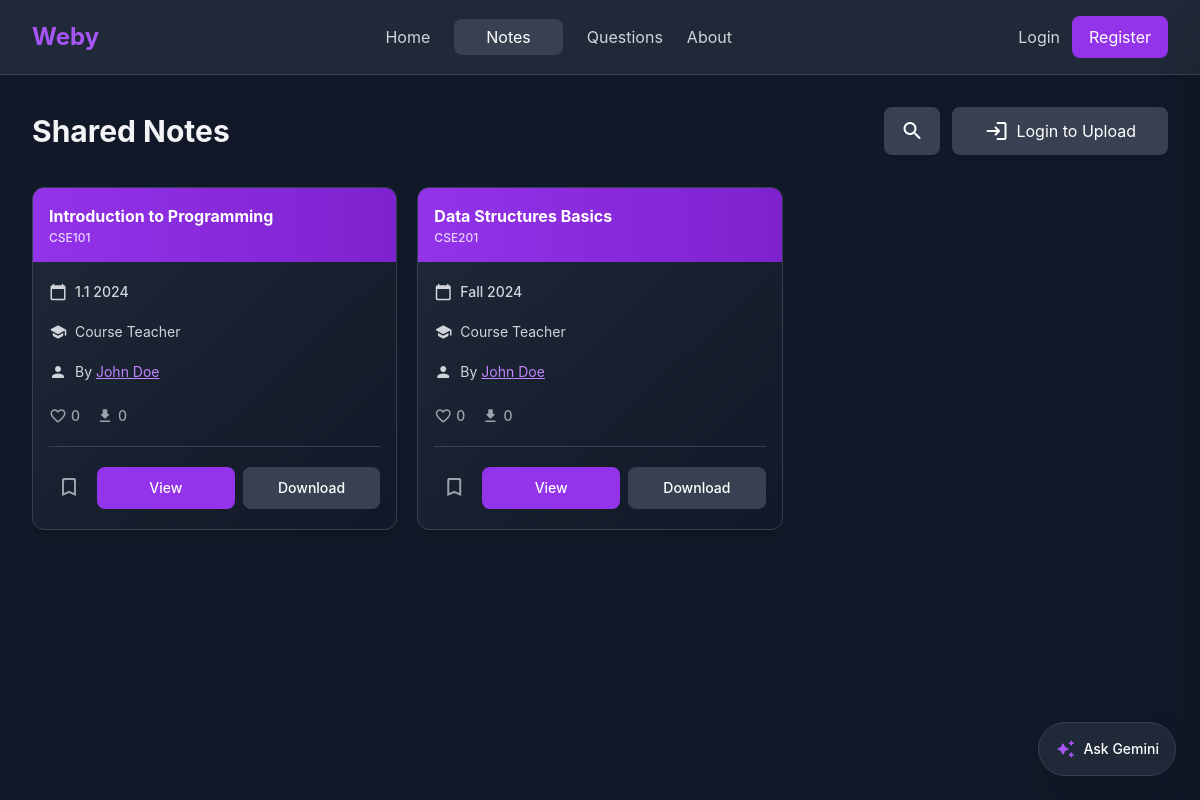
/notes.php, run on the app's committed database.
### tables this page shows
CREATE TABLE IF NOT EXISTS notes (
    id INT AUTO_INCREMENT PRIMARY KEY,
    user_id INT NOT NULL,
    title VARCHAR(255) NOT NULL,
    course_code VARCHAR(50) NOT NULL,
    teacher_name VARCHAR(100) DEFAULT NULL,
    semester VARCHAR(10) NOT NULL,
    year INT NOT NULL,
    file_path VARCHAR(255) NOT NULL,
    
     
    is_public TINYINT(1) DEFAULT 1,
    
    created_at TIMESTAMP DEFAULT CURRENT_TIMESTAMP,
    FOREIGN KEY (user_id) REFERENCES users(id) ON DELETE CASCADE,
    INDEX idx_user_id (user_id),
    INDEX idx_semester_year (semester, year),
    INDEX idx_course_code (course_code)
);

CREATE TABLE IF NOT EXISTS users (
    id INT AUTO_INCREMENT PRIMARY KEY,
    name VARCHAR(100) NOT NULL,
    email VARCHAR(100) NOT NULL UNIQUE,
    password VARCHAR(255) NOT NULL,
    department VARCHAR(100) DEFAULT NULL,
    avatar VARCHAR(255) DEFAULT 'default.png',
    
     
    batch VARCHAR(10) DEFAULT NULL,
    section VARCHAR(10) DEFAULT NULL,
    student_id VARCHAR(50) DEFAULT NULL,
    
     
    github_url VARCHAR(255) DEFAULT NULL,
    linkedin_url VARCHAR(255) DEFAULT NULL,
    gmail VARCHAR(100) DEFAULT NULL,
    
     
    show_student_id TINYINT(1) DEFAULT 1,
    show_github TINYINT(1) DEFAULT 1,
    show_linkedin TINYINT(1) DEFAULT 1,
    show_email TINYINT(1) DEFAULT 1,
    show_gmail TINYINT(1) DEFAULT 1,
    
    created_at TIMESTAMP DEFAULT CURRENT_TIMESTAMP
);

### functions.php (called while the page is built, shortened)
<?php
function isLoggedIn() {
    return isset($_SESSION['user_id']);
}
function getUploaderName($user_id) {
    global $pdo;
    $stmt = $pdo->prepare("SELECT name FROM users WHERE id = ?");
    $stmt->execute([$user_id]);
    $user = $stmt->fetch();
    return $user ? $user['name'] : 'Unknown';
}
function getLikeCount($resource_id, $resource_type) {
    global $pdo;
    $stmt = $pdo->prepare("SELECT COUNT(*) FROM likes WHERE resource_id = ? AND resource_type = ?");
    $stmt->execute([$resource_id, $resource_type]);
    return $stmt->fetchColumn();
}
function getDownloadCount($resource_id, $resource_type) {
    global $pdo;
    $stmt = $pdo->prepare("SELECT COUNT(DISTINCT user_id) FROM downloads WHERE resource_id = ? AND resource_type = ?");
    $stmt->execute([$resource_id, $resource_type]);
    return $stmt->fetchColumn();
}
?>

### notes.php (the view, shortened to what this page needs)
<?php
require 'config.php';
require 'functions.php';
$isLoggedIn = isLoggedIn();
$sql = "SELECT * FROM notes WHERE is_public = 1";
$params = [];
$sql .= " ORDER BY created_at DESC";
$stmt = $pdo->prepare($sql);
$stmt->execute($params);
$notes = $stmt->fetchAll();
?>
<!DOCTYPE html>
<html lang="en" class="dark">
<head>
    <script src="https://cdn.tailwindcss.com"></script>
    <link rel="stylesheet" href="css/style.css">
    <link rel="stylesheet" href="css/animations.css">
</head>
<body class="bg-gray-900 text-gray-100 min-h-screen">
    <nav class="bg-gray-800 border-b border-gray-700 sticky top-0 z-50">
        <div class="w-full mx-auto px-8 py-4">
            <div class="flex justify-between items-center">
                <a href="index.php" class="text-2xl font-bold text-purple-500">Weby</a>
                <div class="hidden md:flex items-center gap-6">
                    <a href="index.php" class="text-gray-300 hover:text-white transition">Home</a>
                    <a href="notes.php" class="text-white bg-gray-700 px-8 py-1.5 rounded-lg">Notes</a>
                    <a href="questions.php" class="text-gray-300 hover:text-white transition">Questions</a>
                    <a href="about.php" class="text-gray-300 hover:text-white transition">About</a>
                </div>
                <div class="flex items-center gap-3">
                    <?php if ($isLoggedIn): ?>
                        <a href="profile.php#messages" class="relative text-gray-300 hover:text-white transition" title="Messages">
                            <span class="material-icons-round text-2xl">notifications</span>
                            <span id="messagesBadgeNav" class="absolute -top-1 -right-1 bg-red-500 text-white text-xs font-bold rounded-full h-5 w-5 flex items-center justify-center hidden animate-pulse">0</span>
                        </a>
                        <a href="profile.php" class="text-gray-300 hover:text-white flex items-center gap-2">
                            <span class="material-icons-round">person</span>
                            <span class="hidden md:inline"><?= htmlspecialchars($_SESSION['user_name']) ?></span>
                        </a>
                        <a href="logout.php" class="bg-red-600 hover:bg-[#0a0a2e] text-white px-4 py-2 rounded-lg transition text-sm border border-transparent hover:border-white">
                            Logout
                        </a>
                    <?php else: ?>
                        <a href="login.php" class="text-gray-300 hover:text-white">Login</a>
                        <a href="register.php" class="bg-purple-600 hover:bg-[#0a0a2e] text-white px-4 py-2 rounded-lg transition border border-transparent hover:border-white">
                            Register
                        </a>
                    <?php endif; ?>
                </div>
            </div>
        </div>
    </nav>
    <main class="w-full mx-auto px-8 py-8">
        <div class="flex flex-col md:flex-row justify-between items-center mb-8 gap-4">
            <h1 class="text-3xl font-bold">Shared Notes</h1>
            <div class="flex items-center gap-3">
                <button id="toggleSearchBtn" class="bg-gray-700 hover:bg-gray-600 text-white px-4 py-3 rounded-lg transition flex items-center justify-center">
                    <span class="material-icons-round">search</span>
                </button>
                <?php if ($isLoggedIn): ?>
                    <a href="upload-note.php" class="bg-purple-600 hover:bg-[#0a0a2e] text-white px-8 py-3 rounded-lg flex items-center gap-2 transition border border-transparent hover:border-white">
                        <span class="material-icons-round">upload</span>
                        Upload Note
                    </a>
                <?php else: ?>
                    <a href="login.php" class="bg-gray-700 hover:bg-gray-600 text-white px-8 py-3 rounded-lg flex items-center gap-2 transition">
                        <span class="material-icons-round">login</span>
                        Login to Upload
                    </a>
                <?php endif; ?>
            </div>
        </div>
        <?php if (empty($notes)): ?>
            <div class="text-center py-16">
                <span class="material-icons-round text-6xl text-gray-600 mb-4">folder_open</span>
                <p class="text-xl text-gray-400">No notes found. Be the first to upload!</p>
            </div>
        <?php else: ?>
            <div id="notesGrid" class="grid grid-cols-1 md:grid-cols-2 lg:grid-cols-3 gap-5">
                <?php foreach ($notes as $note): ?>
                    <?php
                        $uploaderName = getUploaderName($note['user_id']);
                        $likeCount = getLikeCount($note['id'], 'note');
                        $isLiked = $isLoggedIn && hasLiked($_SESSION['user_id'], $note['id'], 'note');
                        $isBookmarked = $isLoggedIn && hasBookmarked($_SESSION['user_id'], $note['id'], 'note');
                        $downloadCount = getDownloadCount($note['id'], 'note');
                    ?>
                    <div onclick="window.location.href='view.php?type=note&id=<?= $note['id'] ?>'" class="bg-gradient-to-br from-gray-800 to-gray-900 rounded-xl border border-gray-700 hover:border-purple-500 transition-all duration-300 overflow-hidden shadow-lg hover:shadow-purple-500/20 cursor-pointer card-animate hover-lift">
                        <div class="bg-gradient-to-r from-purple-600 to-purple-700 px-4 py-4">
                            <h3 class="text-base font-bold text-white line-clamp-1"><?= htmlspecialchars($note['title']) ?></h3>
                            <p class="text-purple-200 text-xs font-medium mt-0.5"><?= htmlspecialchars($note['course_code']) ?></p>
                        </div>
                        <div class="p-4">
                            <div class="flex items-center gap-2 mb-3 text-gray-300">
                                <span class="material-icons-round text-lg">calendar_today</span>
                                <span class="text-sm font-medium">
                                    <?php
                                    $semesterMap = [
                                        '2.1' => 'Fall', '2.2' => 'Spring',
                                        '3.1' => 'Fall', '3.2' => 'Spring',
                                        '4.1' => 'Fall', '4.2' => 'Spring'
                                    ];
                                    $semesterName = $semesterMap[$note['semester']] ?? $note['semester'];
                                    echo htmlspecialchars($semesterName . ' ' . $note['year']);
                                    ?>
                                </span>
                            </div>
                            <div class="flex items-center gap-2 mb-3 text-gray-300">
                                <span class="material-icons-round text-lg">school</span>
                                <span class="text-sm"><?= htmlspecialchars($note['teacher'] ?? 'Course Teacher') ?></span>
                            </div>
                            <div class="flex items-center gap-2 mb-4 text-gray-300">
                                <span class="material-icons-round text-lg">person</span>
                                <span class="text-sm">By <a href="profile.php?user_id=<?= $note['user_id'] ?>" onclick="event.stopPropagation()" class="text-purple-400 hover:text-purple-500 underline transition"><?= htmlspecialchars($uploaderName) ?></a></span>
                            </div>
                            <div class="flex items-center gap-4 mb-4 pb-4 border-b border-gray-700">
                                <button onclick="event.stopPropagation(); toggleLike(<?= $note['id'] ?>, this)"
                                        class="like-btn flex items-center gap-1 <?= $isLiked ? 'text-red-500' : 'text-gray-400' ?> hover:text-red-500 transition"
                                        data-note-id="<?= $note['id'] ?>">
                                    <span class="material-icons-round text-lg"><?= $isLiked ? 'favorite' : 'favorite_border' ?></span>
                                    <span class="like-count text-sm font-medium"><?= $likeCount ?></span>
                                </button>
                                <div class="flex items-center gap-1 text-gray-400">
                                    <span class="material-icons-round text-lg">download</span>
                                    <span class="download-count text-sm font-medium" data-note-id="<?= $note['id'] ?>"><?= $downloadCount ?></span>
                                </div>
                            </div>
                            <div class="flex gap-2 items-center">
                                <button onclick="event.stopPropagation(); toggleBookmark(<?= $note['id'] ?>, 'note', this)"
                                        class="p-2 rounded-full transition-colors duration-200 <?= $isBookmarked ? 'text-purple-500' : 'text-gray-400 hover:text-purple-500' ?>" title="Bookmark">
                                    <span class="material-icons-round text-2xl"><?= $isBookmarked ? 'bookmark' : 'bookmark_border' ?></span>
                                </button>
                                <a href="view.php?type=note&id=<?= $note['id'] ?>" onclick="event.stopPropagation()"
                                   class="flex-1 bg-purple-600 hover:bg-[#0a0a2e] text-white px-4 py-2.5 rounded-lg text-center transition-all duration-200 text-sm font-medium border border-transparent hover:border-white">
                                    View
                                </a>
                                <a href="<?= htmlspecialchars($note['file_path']) ?>" download
                                   onclick="event.stopPropagation(); trackDownload(<?= $note['id'] ?>, 'note', this)"
                                   class="flex-1 bg-gray-700 hover:bg-[#0a0a2e] text-white px-4 py-2.5 rounded-lg text-center transition-all duration-200 text-sm font-medium border border-transparent hover:border-white">
                                    Download
                                </a>
                            </div>
                        </div>
                    </div>
                <?php endforeach; ?>
            </div>
        <?php endif; ?>
    </main>
    <div class="fixed bottom-6 right-6 z-40">
        <button id="askGeminiBtn" class="flex items-center gap-2 bg-gray-800 border border-gray-700 hover:border-purple-500 text-white px-4 py-3 rounded-full shadow-2xl hover:shadow-purple-500/20 transition-all duration-300 group">
            <span class="material-icons-round text-purple-500 group-hover:scale-110 transition-transform text-xl">auto_awesome</span>
            <span class="font-medium text-sm">Ask Gemini</span>
        </button>
    </div>
</body>
</html>

### css/style.css (style rules this page uses)
* { margin: 0; padding: 0; box-sizing: border-box; }
body { font-family: -apple-system, BlinkMacSystemFont, 'Segoe UI', Roboto, 'Helvetica Neue', Arial, sans-serif; }
* { transition: background-color 0.2s ease, border-color 0.2s ease, color 0.2s ease; }

### css/animations.css (style rules this page uses)
.card-animate { animation: fadeInUp 0.6s ease-out forwards; opacity: 0; }
.hover-lift { transition: transform 0.3s ease, box-shadow 0.3s ease; }

### data on the page
notes: title "Introduction to Programming", course_code "CSE101", semester+year "1.1 2024", teacher "Course Teacher", user.name "John Doe", likeCount "0", downloadCount "0"
notes: title "Data Structures Basics", course_code "CSE201", semester+year "Fall 2024", teacher "Course Teacher", user.name "John Doe", likeCount "0", downloadCount "0"
